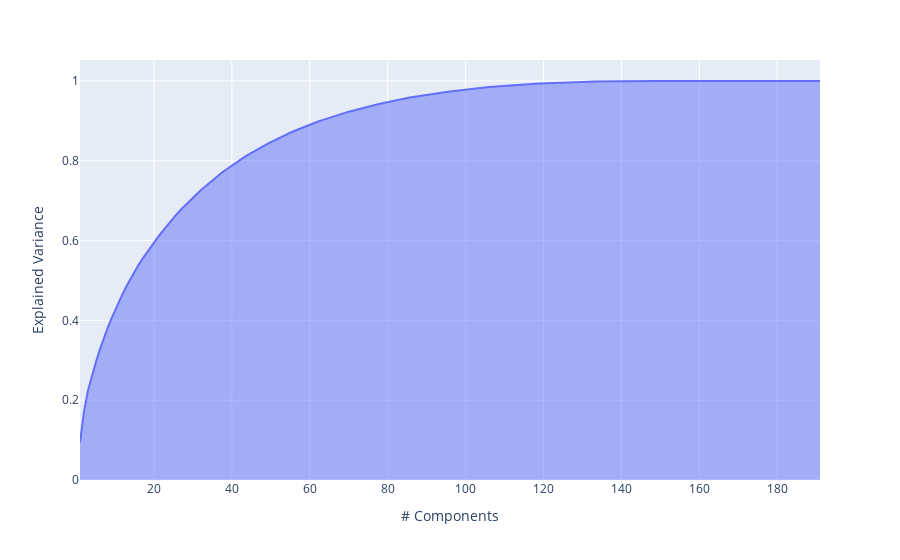

Notebook code cell kept with this figure:
### Code cell
from sklearn.decomposition import PCA
pca = PCA()
pca.fit(bm25)
exp_var_cumul = np.cumsum(pca.explained_variance_ratio_)

px.area(
    x=range(1, exp_var_cumul.shape[0] + 1),
    y=exp_var_cumul,
    labels={"x": "# Components", "y": "Explained Variance"}
)

### Figure 1 — Plotly figure (JSON) as saved in the notebook; plotly's stock layout.template omitted (floating-point values rounded to 4 significant figures; data arrays with more than 128 entries replaced by an {"elided": "..."} marker saying what was removed)
{"data": [{"hovertemplate": "# Components=%{x}<br>Explained Variance=%{y}<extra></extra>", "legendgroup": "", "line": {"color": "#636efa"}, "mode": "lines", "name": "", "orientation": "v", "showlegend": false, "stackgroup": "1", "type": "scatter", "x": {"elided": "191 int values"}, "xaxis": "x", "y": {"elided": "191 float values"}, "yaxis": "y"}], "layout": {"legend": {"tracegroupgap": 0}, "margin": {"t": 60}, "xaxis": {"anchor": "y", "domain": [0, 1], "title": {"text": "# Components"}}, "yaxis": {"anchor": "x", "domain": [0, 1], "title": {"text": "Explained Variance"}}}}
